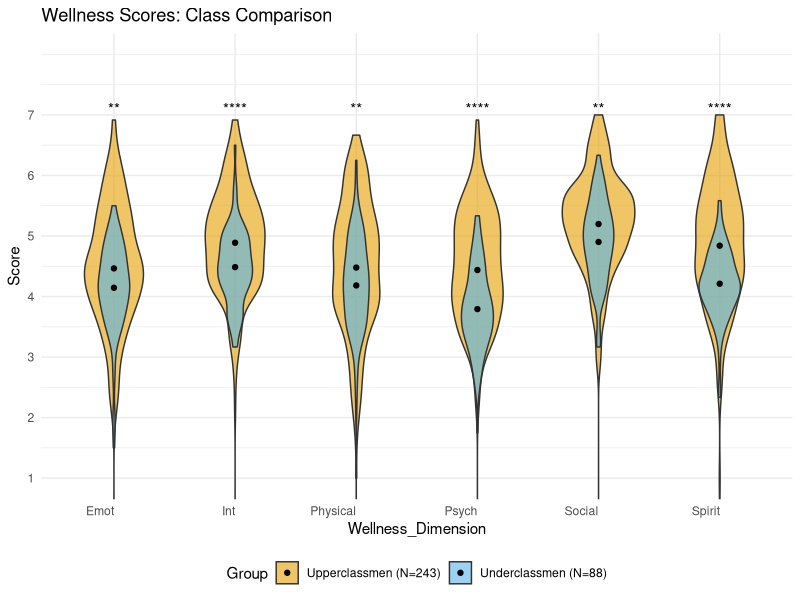
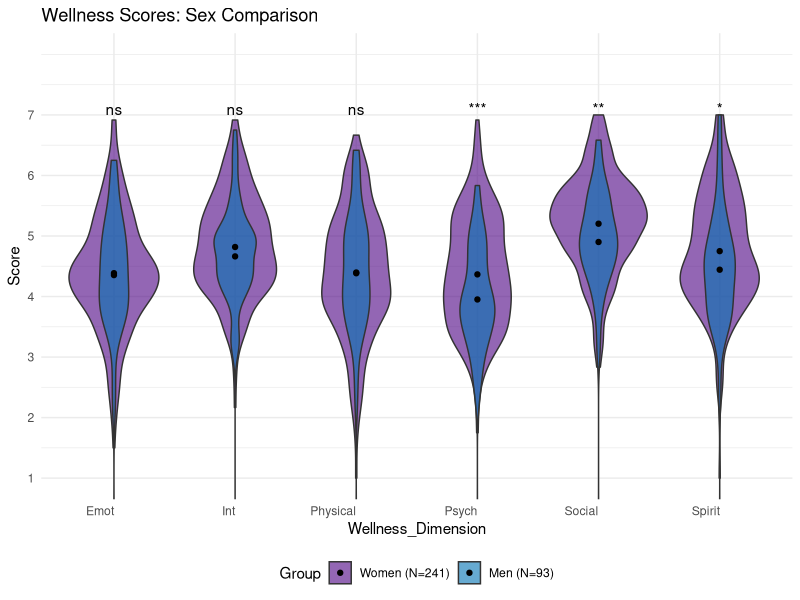

The R source for these figures, in order:
read.csv("Data/new_complete_data - Sheet1.csv")
# Read the file, Data/ to access it in the folder
myData <- read.csv("Data/new_complete_data - Sheet1.csv", header = TRUE)
# Assign File to something, header true needed to count first row as header not data
library(dplyr)
library(tidyverse)
library(ggplot2)
library(patchwork)
library(ggpubr)


#Prepare Data
myData_class_long <- myData %>%
  mutate(Demographics_class = as.numeric(Demographics_class)) %>%
  mutate(Year_Group = case_when(
    Demographics_class %in% c(1, 2) ~ "Underclassmen (N=88)",
    Demographics_class %in% c(3, 4) ~ "Upperclassmen (N=243)",
    TRUE ~ NA_character_
  )) %>%
  filter(!is.na(Year_Group)) %>%
  mutate(Year_Group = factor(Year_Group, levels = c("Upperclassmen (N=243)", "Underclassmen (N=88)"))) %>%
  pivot_longer(cols = starts_with("Total_"), names_to = "Wellness_Dimension", values_to = "Score") %>%
  mutate(Wellness_Dimension = str_remove_all(Wellness_Dimension, "Total_|_Wellbeing")) %>%
  filter(!is.na(Score))

#Plot
ggplot(myData_class_long, aes(x = Wellness_Dimension, y = Score, fill = Year_Group)) +
  geom_violin(position = "identity", alpha = 0.6, scale = "count") +
  stat_summary(geom = "point", position = position_identity()) +
  stat_compare_means(method = "t.test", label = "p.signif") +
  scale_fill_manual(values = c("Underclassmen (N=88)" = "#56B4E9", "Upperclassmen (N=243)" = "#E69F00")) +
  scale_y_continuous(breaks = 1:7) +
  labs(title = "Wellness Scores: Class Comparison", fill = "Group") +
  coord_cartesian(ylim = c(1, 8)) + 
  theme_minimal() +
  theme(axis.text.x = element_text(hjust = 1), legend.position = "bottom") 



#Prepare Data for sexual orientation analysis - no results of note
myData_sex_long <- myData %>%
  mutate(Demographics_sex = as.numeric(Demographics_sex)) %>%
  mutate(Sex_Group = case_when(
    Demographics_sex == 1 ~ "Men (N=93)",
    Demographics_sex == 2 ~ "Women (N=241)",
    TRUE ~ NA_character_
  )) %>%
  filter(!is.na(Sex_Group)) %>%
  # REORDER: This ensures Men (smaller group) is drawn second/on top
  mutate(Sex_Group = factor(Sex_Group, levels = c("Women (N=241)", "Men (N=93)"))) %>%
  pivot_longer(cols = starts_with("Total_"), names_to = "Wellness_Dimension", values_to = "Score") %>%
  mutate(Wellness_Dimension = str_remove_all(Wellness_Dimension, "Total_|_Wellbeing")) %>%
  filter(!is.na(Score))

# Plot
ggplot(myData_sex_long, aes(x = Wellness_Dimension, y = Score, fill = Sex_Group)) +
  geom_violin(position = "identity", alpha = 0.6, scale = "count") +
  stat_summary(geom = "point", position = position_identity()) +
  stat_compare_means(method = "t.test", label = "p.signif") +
  scale_fill_manual(values = c("Men (N=93)" = "#0072B2", "Women (N=241)" = "#4b0082")) +
  scale_y_continuous(breaks = 1:7) +
  labs(title = "Wellness Scores: Sex Comparison", fill = "Group") +
  coord_cartesian(ylim = c(1, 8)) + 
  theme_minimal() +
  theme(axis.text.x = element_text(hjust = 1), legend.position = "bottom")
